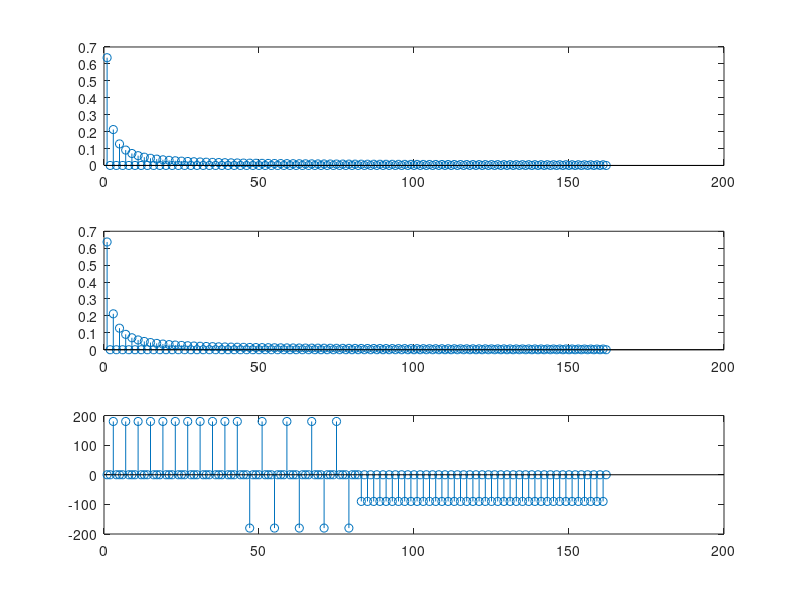
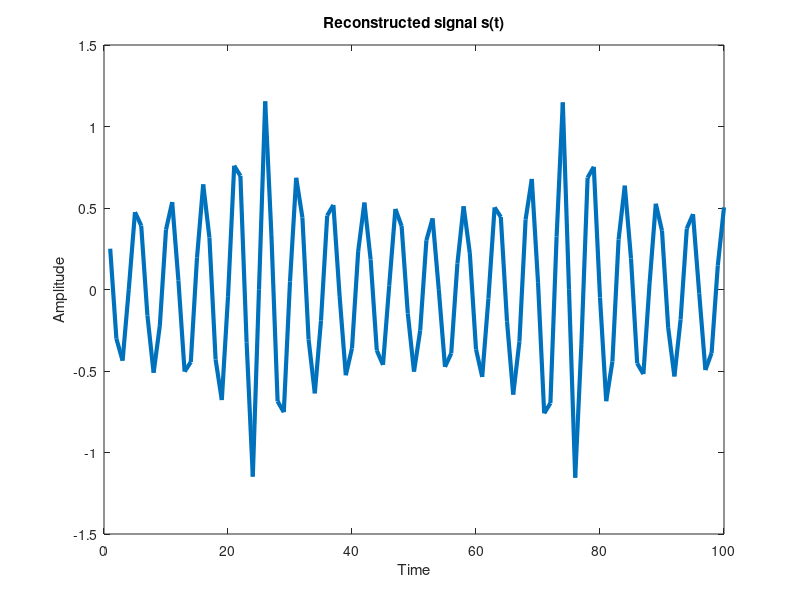

The MATLAB source for these figures, in order:
function unu
    
    A = 1;
    T = 100;
    signal = A * [ones(1, T / 2) -ones(1, T / 2)];
    K = 81;
    c = zeros(1, 2 * K);
    
    for k = 1 : 2 : 2 * K
        c(k) = (2 * A) / (j * pi * k);
    endfor
    
    % -------------------------------------------------------------------------
    
    figure(1)
    subplot(3, 1, 1);
    stem(1 : 2 * K,  abs(c));
    
    %signal = [zeros(1, T / 4) signal(1 : 3 * T / 4)];
    for k = 1 : 2 : K
        c(k) *= exp(j * 2 * pi * k / 4);
    endfor
    
    subplot(3, 1, 2);
    stem(1 : 2 * K, abs(c));
    
    
    subplot(3, 1, 3);
    stem(1 : 2 * K, rad2deg(angle(c))');
    
    % -------------------------------------------------------------------------
    
    s = zeros(1, T);
    
    for _t = 1 : 1 : T
        for _k = -K : 1 : K - 1
            s(_t) += c(_k + K + 1) * exp(2 * pi * j * _t * _k / T);         
        end
    end
    
    figure(2)
    plot(1 : T, s, "LineWidth", 3);
    title("Reconstructed signal s(t)");
    ylabel("Amplitude");
    xlabel("Time");
    
endfunction